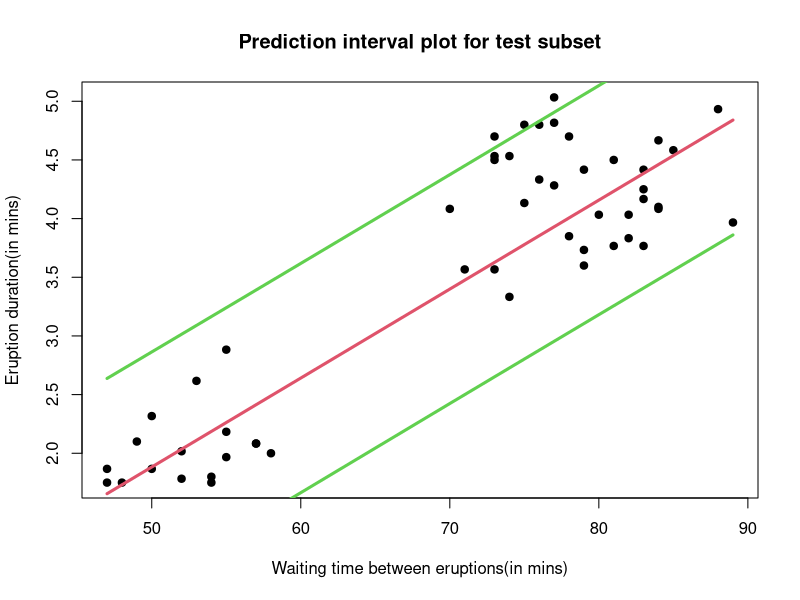

This figure's R source:
## ---- chunk 1
        library(caret); data(faithful)
        geyserdata <- as.data.frame(faithful)
        set.seed(975); inTrain = createDataPartition(geyserdata$eruptions, p = 0.80)[[1]]
        trainsub = geyserdata[ inTrain,]; testsub = geyserdata[-inTrain,]
        set.seed(978); modelfit <- lm(eruptions ~ waiting, data = trainsub)
## ---- chunk 2
        peruptions <- predict(modelfit, newdata = testsub, interval = "prediction")
        ordered <- order(testsub$waiting)
        plot(testsub$waiting, testsub$eruptions, pch = 19, main = "Prediction interval plot for test subset", xlab = "Waiting time between eruptions(in mins)", ylab = "Eruption duration(in mins)")
         matlines(testsub$waiting[ordered], peruptions[ordered,], type = "l", col = c(2,3,3), lty = c(1,1,1), lwd = 3)

## ---- chunk 3
summary(modelfit)
